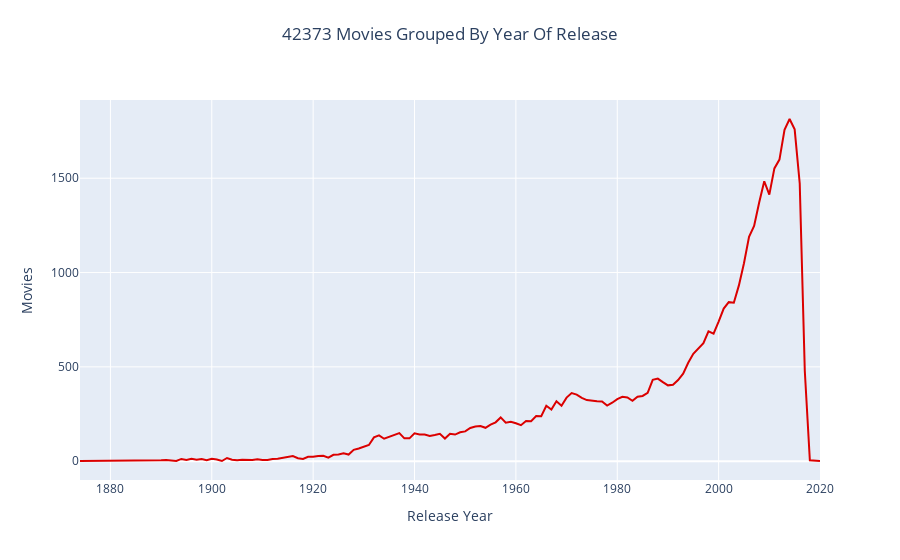

This figure's notebook cell:
### Code cell
df['release_year'] = df['release_date'].dt.year

# Get data
data = df['release_year'].value_counts().sort_index()

# Create trace
trace = go.Scatter(x=data.index,
                   y=data.values,
                   marker=dict(color='#db0000'))

# Create layout
layout = dict(title=dict(text='{} Movies Grouped By Year Of Release'.format(df["id"].shape[0]),
                         x=0.5,  # Set x to 0.5 for center alignment
                         xanchor='center',  # Anchor point for x-axis
                         y=0.95),  # Adjust y to move the title higher or lower
              xaxis=dict(title='Release Year'), 
              yaxis=dict(title='Movies'))

# Create plot
fig = go.Figure(data=[trace], layout=layout)
iplot(fig)

### Figure 1 — Plotly figure (JSON) as saved in the notebook; plotly's stock layout.template omitted (floating-point values rounded to 4 significant figures; data arrays with more than 128 entries replaced by an {"elided": "..."} marker saying what was removed)
{"data": [{"marker": {"color": "#db0000"}, "type": "scatter", "x": {"elided": "135 int values"}, "y": {"elided": "135 int values"}}], "layout": {"title": {"text": "42373 Movies Grouped By Year Of Release", "x": 0.5, "xanchor": "center", "y": 0.95}, "xaxis": {"title": {"text": "Release Year"}}, "yaxis": {"title": {"text": "Movies"}}}}
